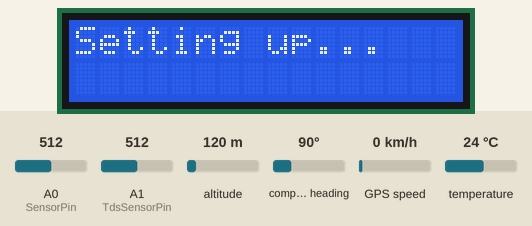
Recording of a sketch running on a simulated Arduino MKR. Parts: 16×2 character LCD. The inputs (shaded band) are chosen by the test bench; at power-on: temperature 24 °C, A0 (SensorPin) = 512, A1 (TdsSensorPin) = 512, altitude 120 m, compass heading 90°, GPS speed 0 km/h. WiFi joins after 1.5 s; servers stay silent unless stated; uploads are accepted with an empty reply; storage starts empty; the GPS gets a fix after 3 s at 37.7749, -122.4194 with 8 satellites; what the sketch prints to the serial monitor is not drawn.

Above: at 0.1 s.
19.8 s: temperature set to 29.5 °C
At 21.8 s:
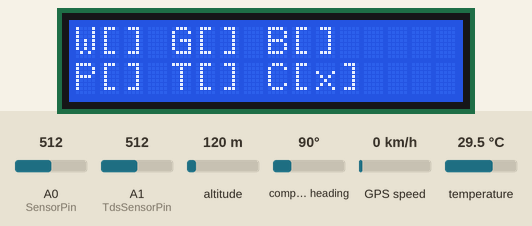
22.2 s: temperature set to 30.9 °C
At 27.8 s:
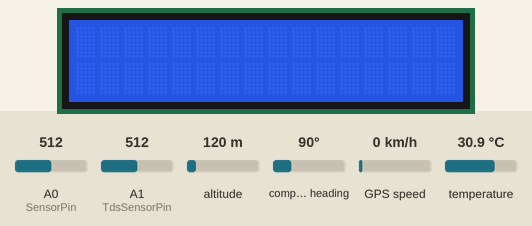
28.0 s: temperature set to 12 °C
At 29.6 s:
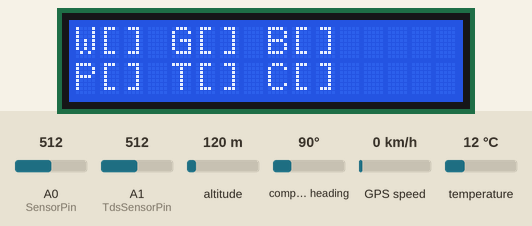
Timing chart, 0 to 31.1 s (numbered marks = the images above; inputs shaded):
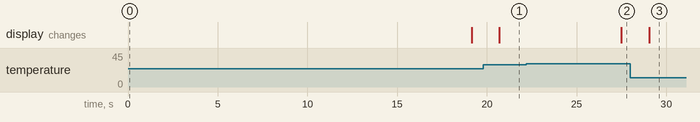

The sketch:

Sensor_reader.ino
```cpp
#include <OneWire.h>
#include <DallasTemperature.h>
#include <ArduinoHttpClient.h>
#include <SPI.h>
#include <WiFiNINA.h>
#include <TinyGPSPlus.h>
#include <SoftwareSerial.h>
#include <LiquidCrystal.h>
#include <SD.h>
#define SensorPin A0          // the pH meter Analog output is connected with the Arduino’s Analog
#define TdsSensorPin A1 //från A1 till A3
#define VREF 5.0 // analog reference voltage(Volt) of the ADC
#define SCOUNT 30 // sum of sample point
// Data wire is plugged into digital pin 2 on the Arduino
#define ONE_WIRE_BUS 2


const byte rs = 12, en = 11, d4 = 9, d5 = 7, d6 = 5, d7 = 4;   //changed by karim d7 from 7 to 4, d5 from 8 to 7 and d4 from 6 to 9
  LiquidCrystal lcd(rs, en, d4, d5, d6, d7);


TinyGPSPlus gps;

static const int RXPin = 0, TXPin = 1;                  //edited by karim RX from 4 to 0 and TX from 3 to 1


const char ssid[] = "kim";  //wifi ssid
const char pass[] = "12345678";  //wifi password

// The serial connection to the GPS device
SoftwareSerial ss(RXPin, TXPin);

WiFiClient wifi;

// Setup a oneWire instance to communicate with any OneWire device
OneWire oneWire(ONE_WIRE_BUS);

// Pass oneWire reference to DallasTemperature library
DallasTemperature temp_sensor(&oneWire);


void SendRequest();
float get_ph(float val);
int getMedianNum(int bArray[], int iFilterLen);
void TDSSensor();
void PHSensor();
static void smartDelay(unsigned long ms);
void SensorBootup();

void setup(void)
{
  Serial.begin(9600);
  lcd.begin(16, 2);
  lcd.print("Setting up...");
  ss.begin(9600);
  temp_sensor.begin();    // Start up the library
  pinMode(TdsSensorPin, INPUT);
  WiFi.begin(ssid, pass);
  Serial.println("Setup");
  SensorBootup();
}

struct TDS {
  String unit;
  float value;
};

struct Temperature {
  char unit;
  float value;
};
struct GPS {
  float latitude;
  float longitude;
  String date_time;
};
struct Measurement {
  Measurement(Temperature TEMPERATURE, GPS GPS, TDS TDS, float PH) {
    this->pH = PH;
    this->temperature = TEMPERATURE;
    this->gps = GPS;
    this->tds = TDS;
  }
  float pH;
  Temperature temperature;
  GPS gps;
  TDS tds;
};

int getMedianNum(float bArray[], int iFilterLen)
{
  float bTab[iFilterLen];
  for (byte i = 0; i < iFilterLen; i++)
    bTab[i] = bArray[i];
  int i, j;
  float bTemp;
  for (j = 0; j < iFilterLen - 1; j++)
  {
    for (i = 0; i < iFilterLen - j - 1; i++)
    {
      if (bTab[i] > bTab[i + 1])
      {
        bTemp = bTab[i];
        bTab[i] = bTab[i + 1];
        bTab[i + 1] = bTemp;
      }
    }
  }
  if ((iFilterLen & 1) > 0)
    bTemp = bTab[(iFilterLen - 1) / 2];
  else
    bTemp = (bTab[iFilterLen / 2] + bTab[iFilterLen / 2 - 1]) / 2;
  return bTemp;
}


String get_date_and_time() {
  TinyGPSDate d = gps.date;
  TinyGPSTime t = gps.time;

  // Date format
  char date[32];
  sprintf(date, "%02d-%02d-%02d", d.year() , d.month(), d.day());

  // Time format
  char time[32];
  sprintf(time, "%02d:%02d:%02d", t.hour() + 2, t.minute(), t.second());

  String date_time = String(date) + "T" + String(time) + "+02";
  return date_time;
}


void SendRequest(String postData){
  const char serverName[] = "sensornetwork.diptsrv003.bth.se";  // server name
/*
  String contentType = "accept: application/json";
  String postData = "name=Alice&age=12";
  client.post("/", contentType, postData);
  // read the status code and body of the response
  int statusCode = client.responseStatusCode();
  String response = client.responseBody();
  Serial.print("Status code: ");
  Serial.println(statusCode);
  Serial.print("Response: ");
  Serial.println(response);
  */
  HttpClient client = HttpClient(wifi, serverName, 80);

  client.beginRequest();
  client.post("/api/v3/measurements");
  client.sendHeader("Content-Length", postData.length());
  client.sendHeader("Content-Type: application/json");
  client.sendHeader("Authorization: Bearer default");
  client.beginBody();
  client.print(postData);
  client.endRequest();

  Serial.println(postData);
  Serial.println("Response: " + client.responseBody());
  }
  int station_id = 2;
void DataHandler(struct Measurement local) {
    File myFile;
    static unsigned long posting = millis();
    String httpRequestData = "{\"stationId\":"+String(station_id)+",\"time\":\""+ local.gps.date_time +"\",\"position\":{\"long\":" + String(local.gps.longitude, 6) + ",\"lat\":" + String(local.gps.latitude, 6) + "},\"sensors\":[{\"id\":" + String(2) + ",\"value\":" + String(local.temperature.value, 1) + ",\"unit\":\"C\"},{\"id\":" + String(7) + ",\"value\":" + local.tds.value + ",\"unit\":\"ppm\"},{\"id\":" + String(11) + ",\"value\":" + String(local.pH, 1) + ",\"unit\":\"\"}]}";
    Serial.println(local.pH);
    if (WiFi.status() == WL_CONNECTED && local.pH !=0)
    {
        myFile = SD.open("buffer.txt");
        if (myFile)
        {
        while (myFile.available()) {
            String postData = myFile.readStringUntil('\n');
            SendRequest(postData);
        }
        myFile.close();
        SD.remove("buffer.txt");
        }
        SendRequest(httpRequestData);
    }

    if (WiFi.status() != WL_CONNECTED && local.pH !=0)
    {
        Serial.println(F("No wifi, storing data"));

        if (myFile)
        { myFile.println(httpRequestData);
        Serial.println(F("Open and writing"));
        }
        else
        { myFile = SD.open("buffer.txt", FILE_WRITE);
        myFile.println(httpRequestData);
        }
        myFile.close();
        WiFi.begin(ssid, pass);
   }
    delay(3000);
    smartDelay(0);
}

void SensorBootup() {
  static unsigned long sensorResponsetimepoint = millis();
  if ( millis() - sensorResponsetimepoint < 15000U) {
    //Serial.println("Starting up takes 15 seconds");
    delay(15000U);
  }
}

float getTDS(float temperatureC) {
    Serial.println("TDS");
  unsigned short int analogBufferIndex = 0;
  int analogBuffer[SCOUNT]; // store the analog value in the array, read from ADC
  float analogBufferTemp[SCOUNT];

  while (analogBufferIndex < 20) {
    analogBuffer[analogBufferIndex++] = analogRead(TdsSensorPin);
    smartDelay(40);
  }
  for (int copyIndex = 0; copyIndex < SCOUNT; copyIndex++) {
    analogBufferTemp[copyIndex] = analogBuffer[copyIndex];
  }
  float compensationVoltage =  getMedianNum(analogBufferTemp, SCOUNT) * (float)VREF / 1024.0 / (1.0 + 0.02 * (temperatureC - 25.0)); //temperature compensation
  float tdsValue = (133.42 * compensationVoltage * compensationVoltage * compensationVoltage - 255.86 * compensationVoltage * compensationVoltage + 857.39 * compensationVoltage) * 0.5; //convert voltage value to tds value
  return tdsValue;
}

float get_ph() {
  float buf[10];
  byte phcounter = 0;

  while (phcounter < 10) {
    buf[phcounter++] = analogRead(SensorPin);
    delay(100);
  }
  float ph_value;
  ph_value = 3.5*getMedianNum(buf, 10)* 5.0 / 1024;
  return ph_value;
}
static void smartDelay(unsigned long ms)
{
  unsigned long start = millis();
  do
  {
    while (ss.available())
      gps.encode(ss.read());
  } while (millis() - start < ms);
}

float getTempinC() {
  temp_sensor.requestTemperatures();
  return temp_sensor.getTempCByIndex(0);
}

bool CheckStatus(Measurement values) {
    Serial.println("Check Status");
  DallasTemperature sensors(&oneWire);
  lcd.clear();
  String wifistat = "W[]";
  String tdsstat = "C[]";
  String phstat = "P[]";
  String tempstat  = "T[]";
  String gpsstat = "G[]";
  String bufferstat = "B[]";
  if (WiFi.status() != WL_CONNECTED){
     wifistat = "W[x]";
     WiFi.begin(ssid, pass);
  }
  if (values.tds.value > 1300){
      tdsstat = "C[x]";
    }
  if (values.pH > 10|| values.pH<3){
      phstat = "P[x]";
    }
  if (values.gps.latitude == 0.000000 || values.gps.latitude == 0.000000 || values.gps.date_time ==  "2000-00-00T02:00:00+02"){
    gpsstat = "G[x]";
    }
  //Serial.println(sensors.getDeviceCount());
  if (getTempinC() < -10 || getTempinC() > 30)
  {
   tempstat = "T[x]";
  }
  if (SD.begin(A5) == 0) {
    bufferstat = "B[x]";
  }
  lcd.setCursor(0,0);
  lcd.print(wifistat +' '+ gpsstat+ ' '+ bufferstat );
  lcd.setCursor(0,1);
  lcd.print(phstat+' '+tempstat+ ' ' +tdsstat);
}


void loop(void)
{  Serial.println("Loop");

  struct Temperature temperature;
  temperature.value = getTempinC();
  temperature.unit = 'C';

  float ph_struct = get_ph();

  struct TDS tds;
  tds.value = getTDS(temperature.value);
  tds.unit = "ppm";

  struct GPS gps_struct;
  gps_struct.latitude = gps.location.lat();
  gps_struct.longitude = gps.location.lng();
  gps_struct.date_time = get_date_and_time();
  Measurement measurement(temperature, gps_struct, tds, ph_struct);
  CheckStatus(measurement);
  DataHandler(measurement);

  smartDelay(1000);
}
```

Measured:
- the behaviour switches between 30 and 30.1 °C on temperature (found by bisection; images 1 and 2)
- after the input at 28.0 s, the display: changes after 1.0 s (image 3)
